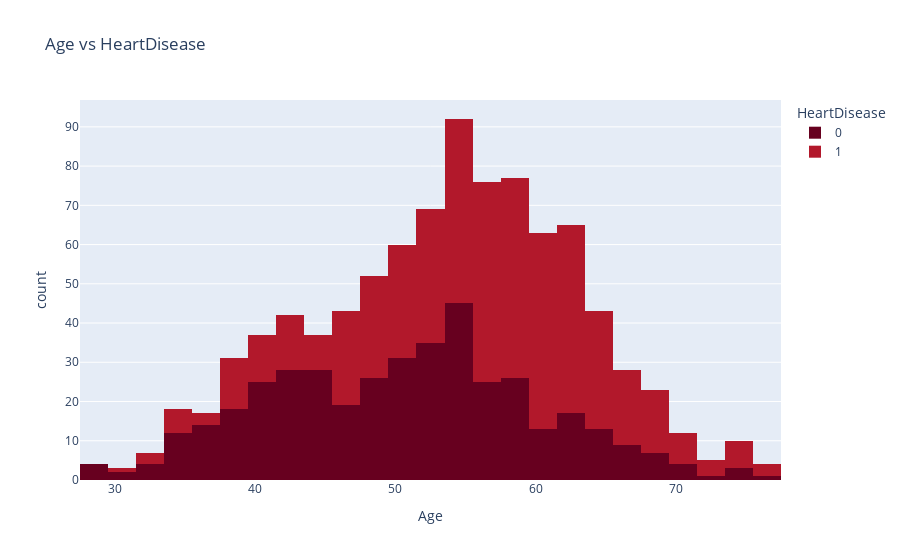

Notebook cell for this chart:
### Code cell
fig = px.histogram(df, 'Age',color="HeartDisease",  color_discrete_sequence=px.colors.sequential.RdBu,histfunc="count",
                   title='Age vs HeartDisease')

fig.show()

### Figure 1 — Plotly figure (JSON) as saved in the notebook; plotly's stock layout.template omitted (floating-point values rounded to 4 significant figures; data arrays with more than 128 entries replaced by an {"elided": "..."} marker saying what was removed)
{"data": [{"alignmentgroup": "True", "bingroup": "x", "histfunc": "count", "hovertemplate": "HeartDisease=0<br>Age=%{x}<br>count=%{y}<extra></extra>", "legendgroup": "0", "marker": {"color": "rgb(103,0,31)", "pattern": {"shape": ""}}, "name": "0", "offsetgroup": "0", "orientation": "v", "showlegend": true, "type": "histogram", "x": {"elided": "410 int values"}, "xaxis": "x", "yaxis": "y"}, {"alignmentgroup": "True", "bingroup": "x", "histfunc": "count", "hovertemplate": "HeartDisease=1<br>Age=%{x}<br>count=%{y}<extra></extra>", "legendgroup": "1", "marker": {"color": "rgb(178,24,43)", "pattern": {"shape": ""}}, "name": "1", "offsetgroup": "1", "orientation": "v", "showlegend": true, "type": "histogram", "x": {"elided": "508 int values"}, "xaxis": "x", "yaxis": "y"}], "layout": {"barmode": "relative", "legend": {"title": {"text": "HeartDisease"}, "tracegroupgap": 0}, "title": {"text": "Age vs HeartDisease"}, "xaxis": {"anchor": "y", "domain": [0, 1], "title": {"text": "Age"}}, "yaxis": {"anchor": "x", "domain": [0, 1], "title": {"text": "count"}}}}
